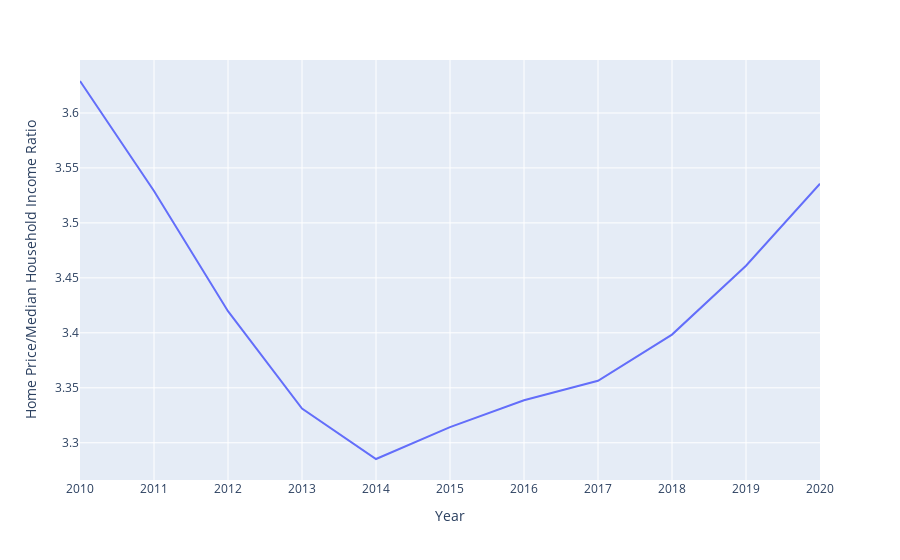

Notebook source saved alongside this figure:
### Code cell
import plotly.express as px

df = px.data.stocks()
fig = px.line(value_income, x=value_income['Year'], y=value_income['Home Price/Median Household Income Ratio'])
fig.show()

### Figure 1 — Plotly figure (JSON) as saved in the notebook; plotly's stock layout.template omitted (floating-point values rounded to 4 significant figures)
{"data": [{"hovertemplate": "Year=%{x}<br>Home Price/Median Household Income Ratio=%{y}<extra></extra>", "legendgroup": "", "line": {"color": "#636efa", "dash": "solid"}, "marker": {"symbol": "circle"}, "mode": "lines", "name": "", "orientation": "v", "showlegend": false, "type": "scatter", "x": ["2010", "2011", "2012", "2013", "2014", "2015", "2016", "2017", "2018", "2019", "2020"], "xaxis": "x", "y": [3.629, 3.529, 3.42, 3.331, 3.285, 3.314, 3.339, 3.356, 3.398, 3.461, 3.536], "yaxis": "y"}], "layout": {"legend": {"tracegroupgap": 0}, "margin": {"t": 60}, "xaxis": {"anchor": "y", "domain": [0, 1], "title": {"text": "Year"}}, "yaxis": {"anchor": "x", "domain": [0, 1], "title": {"text": "Home Price/Median Household Income Ratio"}}}}
